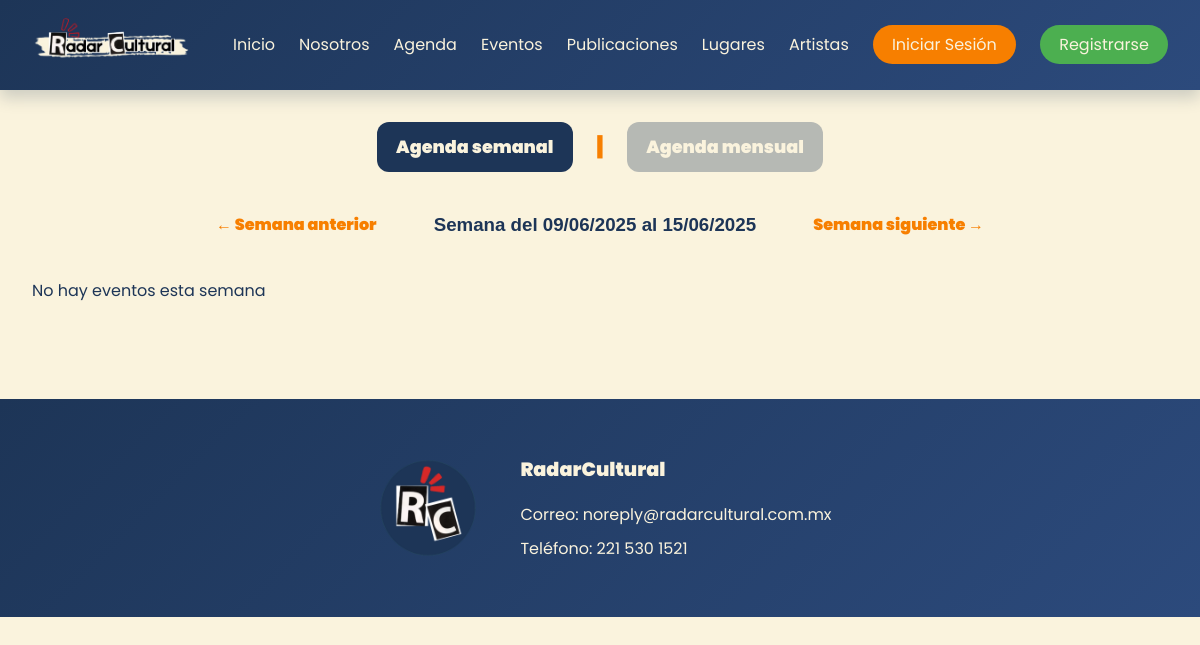
/agenda/, run on an earlier commit of the app's database.
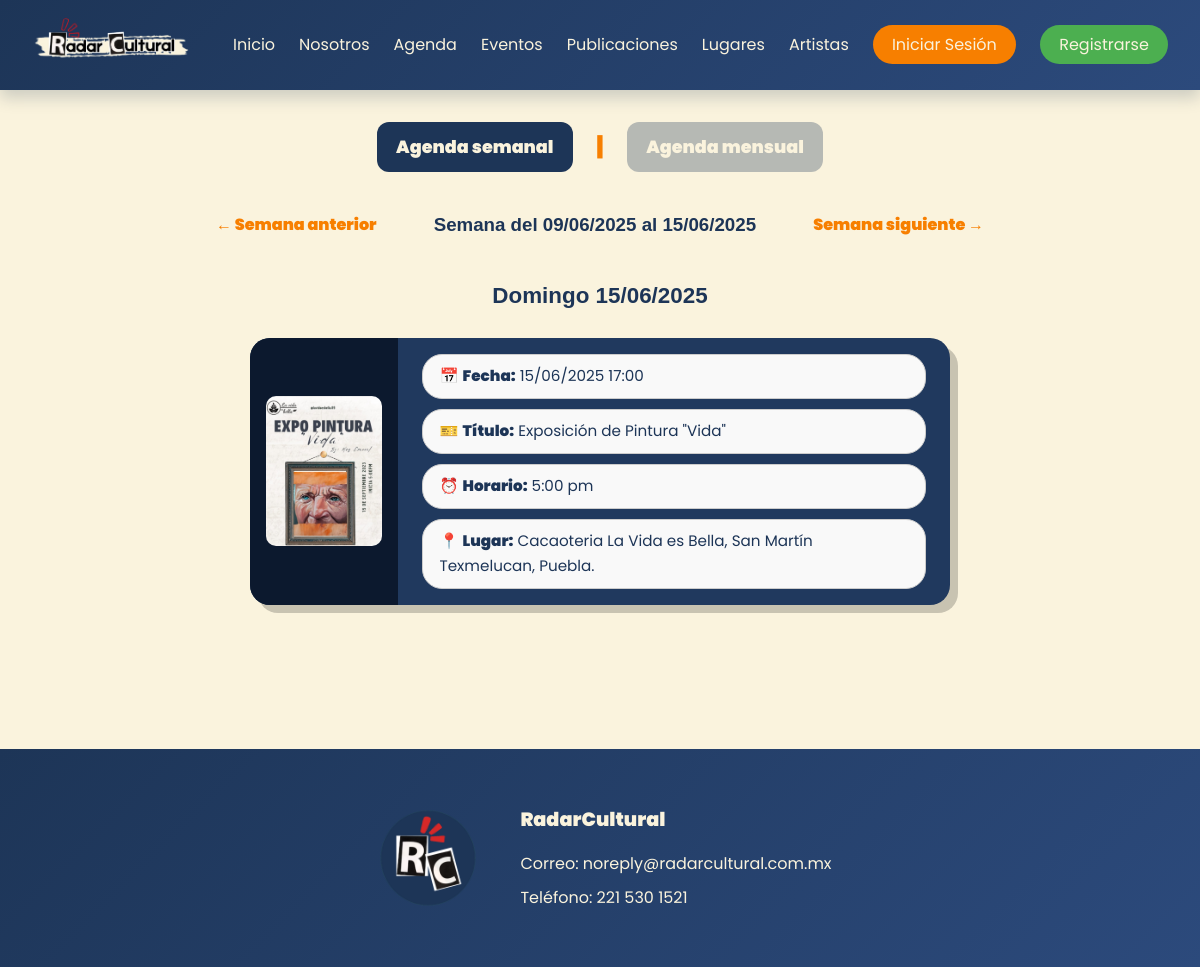
And on a later commit of the database.
### core/models.py (models this page shows)
class Evento(models.Model):
    difusor = models.ForeignKey(PerfilDifusor, on_delete=models.CASCADE, related_name='eventos')
    titulo = models.CharField(max_length=200)
    disciplina = models.ForeignKey(Disciplina, on_delete=models.SET_NULL, null=True)
    descripcion = models.TextField()
    imagen = models.ImageField(upload_to='eventos/')
    clasificacion_edad = models.CharField(max_length=20, choices=CLASIFICACION_EDAD_CHOICES)
    fecha_evento = models.DateTimeField()
    lugar = models.CharField(max_length=300)
    horario = models.CharField(max_length=100)
    precio = models.DecimalField(max_digits=10, decimal_places=2, default=0)
    es_gratuito = models.BooleanField(default=False)
    aprobado = models.BooleanField(default=False)
    fecha_creacion = models.DateTimeField(auto_now_add=True)
    fecha_actualizacion = models.DateTimeField(auto_now=True)
    class Meta:
        db_table = 'eventos'
        verbose_name = 'Evento'
        verbose_name_plural = 'Eventos'
        ordering = ['fecha_evento']

### core/views.py (the view)
# urls.py: path('agenda/', views.agenda, name='agenda'),
def agenda(request, year=None, month=None, day=None):
    if year and month and day:
        try:
            fecha_seleccionada = date(int(year), int(month), int(day))
        except ValueError:
            fecha_seleccionada = timezone.now().date()
    else:
        fecha_seleccionada = timezone.now().date()
    inicio_semana = fecha_seleccionada - timedelta(days=fecha_seleccionada.weekday())
    fin_semana = inicio_semana + timedelta(days=6)
    eventos_semana = Evento.objects.filter(
        aprobado=True,
        fecha_evento__date__gte=inicio_semana,
        fecha_evento__date__lte=fin_semana
    ).order_by('fecha_evento')
    semana_anterior = inicio_semana - timedelta(days=7)
    semana_siguiente = inicio_semana + timedelta(days=7)
    context = {
        'eventos_semana': eventos_semana,
        'inicio_semana': inicio_semana,
        'fin_semana': fin_semana,
        'vista': 'semanal',
        'year': fecha_seleccionada.year,
        'month': fecha_seleccionada.month,
        'prev_day': semana_anterior.day,
        'prev_month': semana_anterior.month,
        'prev_year': semana_anterior.year,
        'next_day': semana_siguiente.day,
        'next_month': semana_siguiente.month,
        'next_year': semana_siguiente.year,
    }
    return render(request, 'services/agenda.html', context)

### templates/services/agenda.html (shortened to what this page needs)
{% extends "base.html" %}
{% load static %}
{% block extrahead %}
<link rel="stylesheet" type="text/css" href="{% static 'css/agenda.css' %}">
{% endblock %}
{% block content %}
<div class="agenda-switch">
    <a href="{% url 'agenda' %}" class="agenda-btn {% if vista == 'mensual' %}inactive{% endif %}">Agenda semanal</a>
    <span class="agenda-separator">|</span>
    <a href="{% url 'agenda_mes' year month %}" class="agenda-btn {% if vista == 'semanal' %}inactive{% endif %}">Agenda mensual</a>
</div>
    <div class="semana-navegacion">
        <a class="semana-btn" href="{% url 'agenda_fecha' prev_year prev_month prev_day %}">← Semana anterior</a>
        <h3>Semana del {{ inicio_semana|date:"d/m/Y" }} al {{ fin_semana|date:"d/m/Y" }}</h3>
        <a class="semana-btn" href="{% url 'agenda_fecha' next_year next_month next_day %}">Semana siguiente →</a>
    </div>
<div id="calendario-semanal">
        {% regroup eventos_semana by fecha_evento.date as eventos_por_dia %}
        {% for dia in eventos_por_dia %}
    <div class="agenda-dia">
        <div style="text-align: center;">
            <h3>{{ dia.grouper|date:"l d/m/Y" }}</h3>
            {% for evento in dia.list %}
        </div>
        <div class="tarjeta-agenda">
            <div class="agenda-foto">
                <img src="{{ evento.imagen.url }}" alt="Imagen del evento">
            </div>
            <div class="agenda-detalles">
                <div class="agenda-item">📅 <strong>Fecha:</strong> {{ evento.fecha_evento|date:"d/m/Y H:i" }}</div>
                <div class="agenda-item">🎫 <strong>Título:</strong> {{ evento.titulo }}</div>
                <div class="agenda-item">⏰ <strong>Horario:</strong> {{ evento.horario }}</div>
                <div class="agenda-item">📍 <strong>Lugar:</strong> {{ evento.lugar }}</div>
            </div>
        </div>
        {% endfor %}
    </div>
    {% empty %}
    <p>No hay eventos esta semana</p>
    {% endfor %}
</div>
{% endblock %}

What changed in the data, as far as the page shows it:
added Evento: imagen (picture), fecha_evento "15/06/2025 17:00", titulo "Exposición de Pintura \"Vida\"", horario "5:00 pm", lugar "Cacaoteria La Vida es Bella, San Martín Texmelucan, Puebla."
Also different on the page:
new list line: "Domingo 15/06/2025"
text no longer shown: "No hay eventos esta semana"
